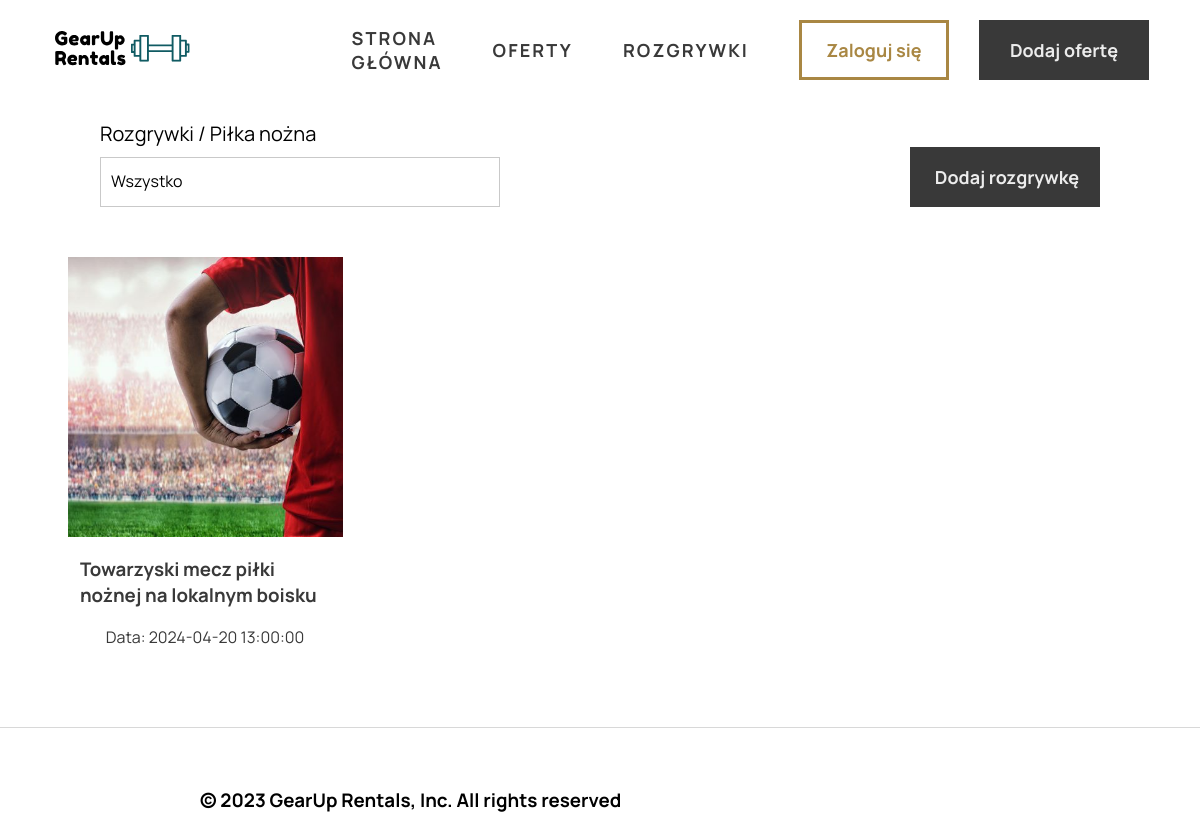
Page /rozgrywki.php?kategoria=1 on the committed database.
### tables this page shows
CREATE TABLE `kategorie` (
  `kategoriaId` int(11) NOT NULL,
  `nazwa` varchar(255) DEFAULT NULL,
  `zdjecie_url` varchar(255) DEFAULT NULL
);

CREATE TABLE `rozgrywki` (
  `rozgrywkiId` int(11) NOT NULL,
  `nazwa` varchar(255) DEFAULT NULL,
  `kategoriaId` int(11) DEFAULT NULL,
  `dataRozgrywki` datetime DEFAULT NULL,
  `lokalizacja` varchar(255) DEFAULT NULL,
  `liczbaOsob` int(11) DEFAULT NULL,
  `opis` text DEFAULT NULL,
  `uzytkownicyId` int(11) DEFAULT NULL
);

CREATE TABLE `zdjecia` (
  `zdjecieId` int(11) NOT NULL,
  `nazwa_pliku` varchar(255) DEFAULT 'default.jpg',
  `ofertyId` int(11) DEFAULT NULL,
  `rozgrywkiId` int(11) DEFAULT NULL,
  `typ` varchar(255) DEFAULT NULL
);

### Web/functionsinc.php (called while the page is built, shortened)
<?php
function getKategorie($conn) {
    $sql = "SELECT * FROM kategorie";
    $stmt = mysqli_stmt_init($conn);
    if (!mysqli_stmt_prepare($stmt, $sql)) {
        return false;
    }
    mysqli_stmt_execute($stmt);
    $result = mysqli_stmt_get_result($stmt);
    $categories = array();
    while ($row = mysqli_fetch_assoc($result)) {
        $categories[] = $row;
    }
    return $categories;
}
function getZdjecieRozgrywki($conn, $rozgrywkiId) {
    $sql = "SELECT * FROM zdjecia WHERE rozgrywkiId=? AND typ = 'rozgrywka'";
    $stmt = mysqli_stmt_init($conn);
    if (mysqli_stmt_prepare($stmt, $sql)) {
        mysqli_stmt_bind_param($stmt, "i", $rozgrywkiId);
        mysqli_stmt_execute($stmt);
        $result = mysqli_stmt_get_result($stmt);
        $zdjecia = array();
        while ($row = mysqli_fetch_assoc($result)) {
            $zdjecia[] = $row;
        }
        return $zdjecia;
    } else {
        return false;
    }
}
function getRozgrywkiByKategoriaId($conn, $kategoriaId) {
    $rozgrywki = array();
    $sql = "SELECT * FROM rozgrywki WHERE kategoriaId = ?";
    $stmt = mysqli_stmt_init($conn);
    if (!mysqli_stmt_prepare($stmt, $sql)) {
        return false;
    } else {
        mysqli_stmt_bind_param($stmt, "i", $kategoriaId);
        mysqli_stmt_execute($stmt);
        $result = mysqli_stmt_get_result($stmt);
        if ($result) {
            while ($row = mysqli_fetch_assoc($result)) {
                $rozgrywki[] = $row;
            }
            return $rozgrywki;
        } else {
            return false;
        }
    }
}

### Web/rozgrywki.php (the view, shortened to what this page needs)
<!DOCTYPE html>
<html>
<head>
    <link rel="stylesheet" href="../Styles/main.css">
    <link rel="stylesheet" href="../Styles/oferty.css">
</head>
<body>
    <div class="app">
        <div class="app-root">
            <?php include_once("header.php");?>
            <div class="content">
                <div class="filterBox">
                    <div class="kategoria" id="kategoriaContainer">
                        <label for="kategorie" class="lblKat">
                        <?php
                            require_once("dbh.php");
                            require_once("functionsinc.php");
                            $kategorie = getKategorie($conn);
                            $kategoriaId = $_GET['kategoria'];
                            foreach ($kategorie as $kategoria) {
                                if($kategoria["kategoriaId"] == $kategoriaId) {
                                    echo("Rozgrywki / ".$kategoria["nazwa"]);
                                }
                            }
                            ?>
                        </label>
                            <?php
                            require_once("dbh.php");
                            require_once("functionsinc.php");
                            ?>
                    </div>
                    <div class="button">
                        <a href="../Web/addrozgrywki.php"><input type="submit" class="buy-btn nav-button-1 nav-text bold buttons" value="Dodaj rozgrywkę"></a>
                    </div>
                </div>
                <div class="oferty">
                    <div class="latestOffer">
                        <?php
                        require_once("dbh.php");
                        require_once("functionsinc.php");
                        $kategoriaId = $_GET['kategoria'];
                        if ($kategoriaId != "wszystko") {
                            $rozgrywki = getRozgrywkiByKategoriaId($conn, $kategoriaId);
                            if ($rozgrywki) {
                                foreach ($rozgrywki as $rozgrywka) {
                                    $rozgrywkaId = $rozgrywka['rozgrywkiId'];
                                    $zdjecia =  getZdjecieRozgrywki($conn, $rozgrywkaId);
                                    $imagePath = "../Images/Rozgrywki/".$zdjecia[0]['nazwa_pliku'];
                                    echo '<a href="../Web/rozgrywka.php?id='.$rozgrywkaId.'">';
                                    echo '<div class="offer">';
                                    echo '<div class="image-wrapper">';
                                    echo '<img src="'.$imagePath.'" alt="'.$rozgrywka["nazwa"].'">';
                                    echo '</div>';
                                    echo '<h3>' . $rozgrywka["nazwa"] . '</h3>';
                                    echo '<p>Data: ' .$rozgrywka["dataRozgrywki"] .'</p>';
                                    echo '</div>';
                                    echo '</a>';
                                }
                            } else {
                                echo "<script> let latestOffer = document.getElementsByClassName('latestOffer')[0];";
                                echo "latestOffer.style.justifyContent = 'center';";
                                echo "latestOffer.style.height = '300px';";
                                echo "</script>";
                                echo "<div class='info-h2'><h2>Brak ofert w wybranej kategorii.</h2></div>";
                            }
                        }
                        ?>
                    </div>
                </div>
            </div>
            <?php include_once("footer.php") ?>
        </div>
    </div>
</body>
</html>

### Styles/main.css (style rules this page uses)
* { font-family: "Manrope", sans-serif; }
body { margin: 0; }
.app-root { width: 100%; overflow-x: hidden !important; }
.app { display: flex; flex-direction: column; min-height: 100vh; position: relative; }
.bold { font-weight: 700; }
.nav-text { font-size: 18px; }
a { color: #393939; text-decoration: none; }
.nav-button-1 { color: #ececec; width: 170px; height: 60px; background: #393939; border: 3px solid #393939; border-radius: 0px; transition: background 1s, color 0.5s; }
.latestOffer { display: flex; margin: 0 80px; flex-wrap: wrap; flex-direction: row; gap: 100px; }
.offer { height: 400px; width: 250px; display: flex; align-items: center; flex-direction: column; }
.offer img { margin: 0 auto; display: block; max-height: 280px; }
.image-wrapper { width: 110%; overflow: hidden; display: flex; justify-content: center; align-items: center; }
.offer p { margin: 0; }

### Styles/oferty.css (style rules this page uses)
.filterBox { display: flex; justify-content: space-between; align-items: flex-end; margin-left: 100px; margin-top: 20px; }
.buy-btn { width: 190px; }
.button { margin-right: 100px; }
input { box-sizing: border-box; width: 400px; height: 50px; margin-top: 6px; padding-left: 10px; border: 1px solid rgba(102, 102, 102, 0.35); flex: none; order: 1; align-self: stretch; flex-grow: 0; }
.kategoria { position: relative; }
label { margin-bottom: 5px; }
.oferty { margin-top: 50px; }
.latestOffer { gap: 100px; }
.lblKat { font-size: 20px; padding-bottom: 15px; }

### rows in the picture
kategorie: nazwa "Piłka nożna"
rozgrywki: zdjecia.nazwa_pliku (picture), nazwa "Towarzyski mecz piłki nożnej na lokalnym boisku", dataRozgrywki "2024-04-20 13:00:00"
